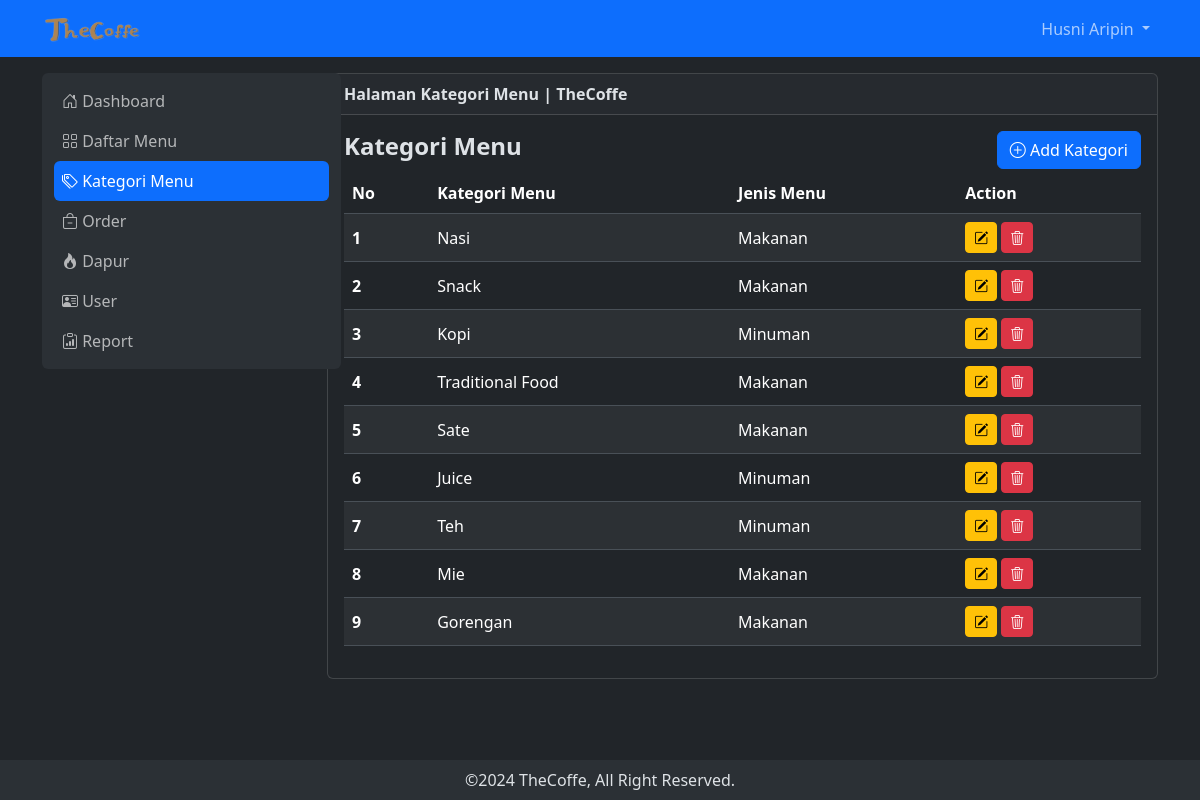
Screenshot of /kategori (signed in) with the database file from the repository.
### tables this page shows
CREATE TABLE `tb_user` (
  `id` int NOT NULL,
  `nama` varchar(200) NOT NULL,
  `username` varchar(255) NOT NULL,
  `password` varchar(255) NOT NULL,
  `level` int NOT NULL,
  `nohp` varchar(15) NOT NULL,
  `alamat` varchar(200) NOT NULL
);

CREATE TABLE `tb_kategori_menu` (
  `id_kat` int NOT NULL,
  `jenis_menu` int NOT NULL,
  `kategori_menu` varchar(100) NOT NULL
);

### pages/kategori_menu.php (the view, shortened to what this page needs)
<?php
include 'controller/connect.php';
$query = mysqli_query($con, "SELECT * FROM tb_kategori_menu");
while ($data = mysqli_fetch_array($query)) {
    $kategori[] = $data;
}
?>
<div class="konten col-lg rounded mb-5">
    <div class="card">
        <div class="card-header fw-bold">
            Halaman Kategori Menu | TheCoffe
        </div>
        <div class="card-body">
            <div class="row">
                <div class="col d-flex justify-content-between align-items-center mb-1">
                    <h4 class="fw-bold">Kategori Menu</h4>
                    <button class="btn btn-primary" data-bs-toggle="modal" data-bs-target="#addKategori"><i class="bi bi-plus-circle"></i> Add Kategori</button>
                </div>
            </div>
            <?php
            if (empty($kategori)) {
                echo "Tidak ada data";
            } else {
            ?>
                <div class="table-responsive">
                    <table class="table table-striped table-hover">
                        <thead>
                            <tr class="text-nowrap">
                                <th scope="col">No</th>
                                <th scope="col">Kategori Menu</th>
                                <th scope="col">Jenis Menu</th>
                                <th scope="col">Action</th>
                            </tr>
                        </thead>
                        <tbody>
                            <?php
                            $no = 1;
                            foreach ($kategori as $row) {
                            ?>
                                <tr class="align-middle">
                                    <th scope="row"><?php echo $no++ ?></th>
                                    <td class="text-nowrap"><?php echo $row['kategori_menu'] ?></td>
                                    <td class="text-nowrap"><?= ($row['jenis_menu'] == 1) ? 'Makanan' : 'Minuman' ?></td>
                                    <td>
                                        <div class="d-flex gap-1">
                                            <button class="btn btn-warning btn-sm" title="Edit" data-bs-toggle="modal" data-bs-target="#EditKategori<?php echo $row['id_kat']; ?>"><i class="bi bi-pencil-square"></i></button>
                                            <button class="btn btn-danger btn-sm" title="Delete" data-bs-toggle="modal" data-bs-target="#DeleteKategori<?php echo $row['id_kat']; ?>"><i class="bi bi-trash3"></i></button>
                                        </div>
                                    </td>
                                </tr>
                            <?php
                            }
                            ?>
                        </tbody>
                    </table>
                </div>
        </div>
    <?php
            }
    ?>
    </div>
</div>

### components/header.php (shortened to what this page needs)
<?php
include "controller/connect.php";
$query = mysqli_query($con, "SELECT * FROM tb_user WHERE username = '$_SESSION[username_thecoffe]'");
$row = mysqli_fetch_array($query);
?>
<nav class="navbar navbar-expand bg-primary sticky-top">
    <div class="container-lg">
            <a class="navbar-brand" href="dashboard"><img src="src/img/logo3.png" alt="" width="100"></a>
        <div class="collapse navbar-collapse justify-content-end" id="navbarNavDropdown">
            <ul class="navbar-nav">
                <li class="nav-item dropdown">
                    <a class="nav-link dropdown-toggle" href="#" role="button" data-bs-toggle="dropdown" aria-expanded="false">
                        <?php echo $row['nama']; ?>
                    </a>
                </li>
            </ul>
        </div>
    </div>
</nav>

### src/css/style.css (style rules this page uses)
.konten { margin-top: 16px; }

### rows the page displays
tb_user: nama "Husni Aripin"
tb_kategori_menu: kategori_menu "Nasi", jenis_menu "Makanan"
tb_kategori_menu: kategori_menu "Snack", jenis_menu "Makanan"
tb_kategori_menu: kategori_menu "Kopi", jenis_menu "Minuman"
tb_kategori_menu: kategori_menu "Traditional Food", jenis_menu "Makanan"
tb_kategori_menu: kategori_menu "Sate", jenis_menu "Makanan"
tb_kategori_menu: kategori_menu "Juice", jenis_menu "Minuman"
tb_kategori_menu: kategori_menu "Teh", jenis_menu "Minuman"
tb_kategori_menu: kategori_menu "Mie", jenis_menu "Makanan"
tb_kategori_menu: kategori_menu "Gorengan", jenis_menu "Makanan"
